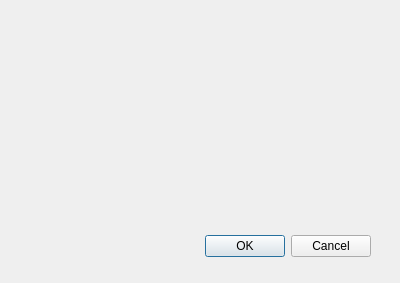
<?xml version="1.0" encoding="UTF-8"?>
<ui version="4.0">
 <class>inputdialog</class>
 <widget class="QDialog" name="inputdialog">
  <property name="geometry">
   <rect>
    <x>0</x>
    <y>0</y>
    <width>400</width>
    <height>283</height>
   </rect>
  </property>
  <property name="windowTitle">
   <string>Dialog</string>
  </property>
  <widget class="QDialogButtonBox" name="buttonBox">
   <property name="geometry">
    <rect>
     <x>30</x>
     <y>230</y>
     <width>341</width>
     <height>32</height>
    </rect>
   </property>
   <property name="orientation">
    <enum>Qt::Orientation::Horizontal</enum>
   </property>
   <property name="standardButtons">
    <set>QDialogButtonBox::StandardButton::Cancel|QDialogButtonBox::StandardButton::Ok</set>
   </property>
  </widget>
 </widget>
 <resources/>
 <connections>
  <connection>
   <sender>buttonBox</sender>
   <signal>accepted()</signal>
   <receiver>inputdialog</receiver>
   <slot>accept()</slot>
   <hints>
    <hint type="sourcelabel">
     <x>248</x>
     <y>254</y>
    </hint>
    <hint type="destinationlabel">
     <x>157</x>
     <y>274</y>
    </hint>
   </hints>
  </connection>
  <connection>
   <sender>buttonBox</sender>
   <signal>rejected()</signal>
   <receiver>inputdialog</receiver>
   <slot>reject()</slot>
   <hints>
    <hint type="sourcelabel">
     <x>316</x>
     <y>260</y>
    </hint>
    <hint type="destinationlabel">
     <x>286</x>
     <y>274</y>
    </hint>
   </hints>
  </connection>
 </connections>
</ui>
